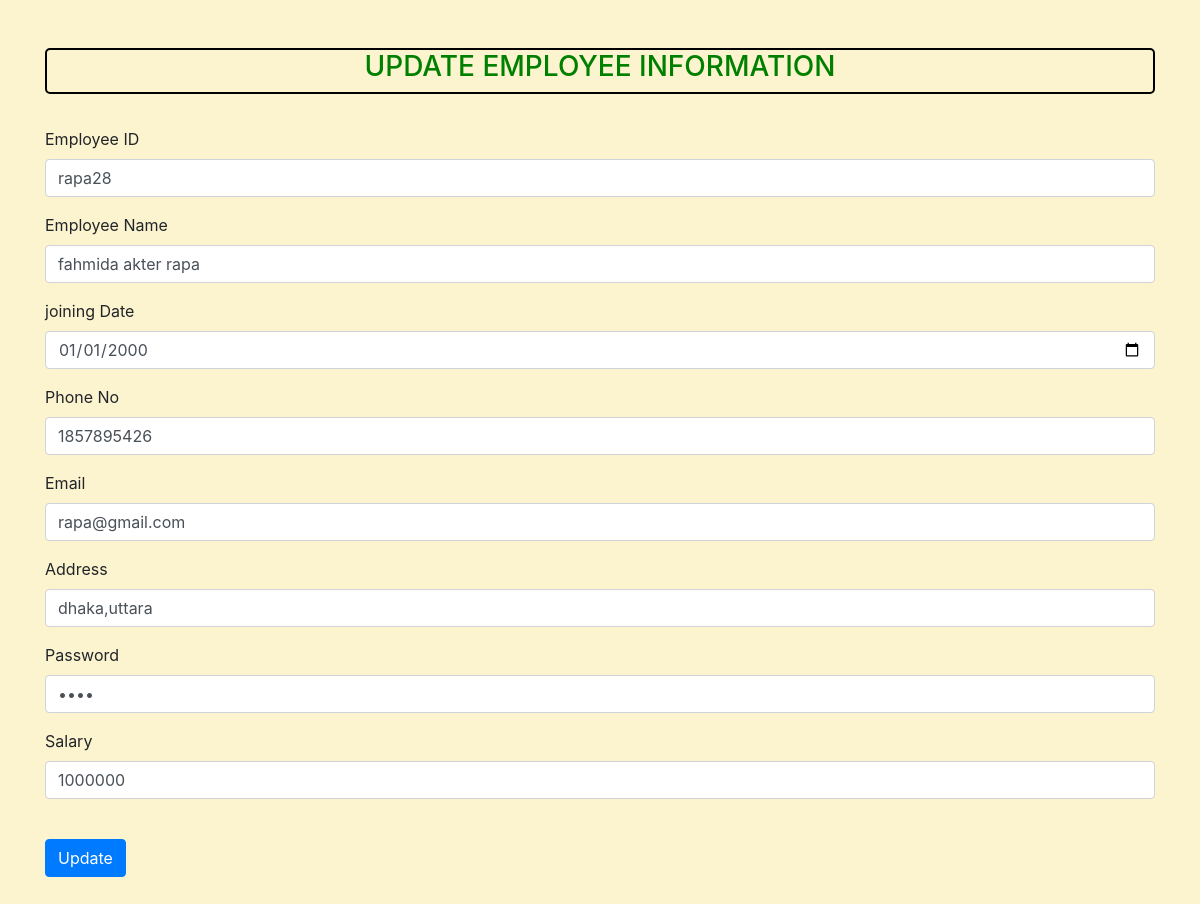
Before: /upemp.php?upid=rapa28 with the older database file.
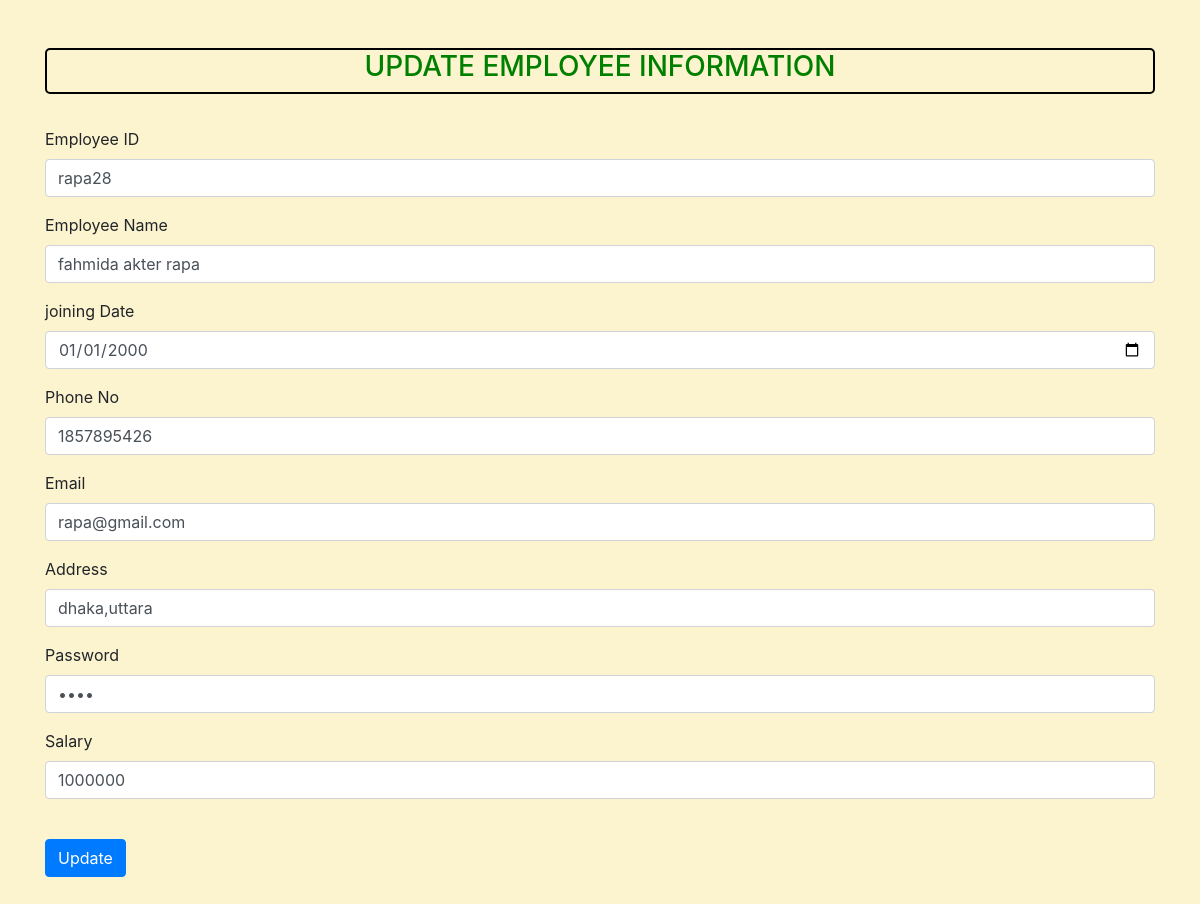
After: the same page with the newer database file.
### tables this page shows
CREATE TABLE `employee_info` (
  `Emp_id` varchar(30) NOT NULL,
  `Emp_name` varchar(30) NOT NULL,
  `Join_date` date NOT NULL,
  `NID` varchar(20) NOT NULL,
  `Phone_no` int(11) NOT NULL,
  `Email` varchar(100) NOT NULL,
  `Address` varchar(200) NOT NULL,
  `Password` varchar(30) NOT NULL,
  `Salary` varchar(30) NOT NULL
);

### upemp.php (the view, shortened to what this page needs)
<?php
include 'connectempcre.php';
$id = $_GET['upid'];
$sql = "Select * from `employee_info` where `Emp_id`='$id'";
$result = mysqli_query($con, $sql);
$row = mysqli_fetch_assoc($result);
$id = $row['Emp_id'];
$EName = $row['Emp_name'];
$JDate = $row['Join_date'];
$phone = $row['Phone_no'];
$email = $row['Email'];
$add = $row['Address'];
$pass = $row['Password'];
$Sala = $row['Salary'];
?>
<!doctype html>
<html lang="en">
<head>
  <link rel="stylesheet" href="https://cdn.jsdelivr.net/npm/bootstrap@4.4.1/dist/css/bootstrap.min.css">
</head>
<body style="background: #FCF3CF;">
  <div class="container my-5">
    <div class="t1" style=" text-align : center;border: 2px solid black; border-radius: 5px;margin-bottom: 3%;color: green">
      <h3>UPDATE EMPLOYEE INFORMATION</h3>
    </div>
    <form method="post">
      <div class="form-group">
        <label>Employee ID</label>
        <input type="text" class="form-control" placeholder="Enter  Emp ID" name="eid" autocomplete="off" value=<?php echo $id;
                                                                                                                ?>>
      </div>
      <div class="form-group">
        <label>Employee Name</label>
        <input type="text" class="form-control" placeholder="Enter  Employee Name" name="name" autocomplete="off" value="<?php echo $EName;
                                                                                                                          ?>">
      </div>
      <div class="form-group">
        <label>joining Date</label>
        <input type="Date" class="form-control" placeholder="Enter  joining Date" name="jdate" autocomplete="off" value=<?php echo $JDate;
                                                                                                                        ?>>
      </div>
      <div class="form-group">
        <label>Phone No</label>
        <input type="tel" class="form-control" placeholder="Enter  Phone Number" name="phn" autocomplete="off" value=<?php echo $phone;
                                                                                                                      ?>>
      </div>
      <div class="form-group">
        <label>Email</label>
        <input type="email" class="form-control" placeholder="Enter  Email Address" name="mail" autocomplete="off" value=<?php echo $email;
                                                                                                                          ?>>
      </div>
      <div class="form-group">
        <label>Address</label>
        <input type="text" class="form-control" placeholder="Enter  Address" name="add" autocomplete="off" value="<?php echo $add;
                                                                                                                  ?>">
      </div>
      <div class="form-group">
        <label>Password</label>
        <input type="password" class="form-control" placeholder="Enter  Password" name="pass" autocomplete="off" value=<?php echo $pass;
                                                                                                                        ?>>
      </div>
      <div class="form-group">
        <label>Salary</label>
        <input type="text" class="form-control" placeholder="Enter  Phone-number" name="salary" autocomplete="off" value=<?php echo $Sala;
                                                                                                                          ?>>
      </div>
      <br>
      <button type="submit" class="btn
      btn-primary" name="submit">Update</button>
    </form>
  </div>
</body>
</html>

Changed rows visible on the page:
changed employee_info "rapa28": salary "1000000" → (not shown)
Other visible differences:
form field salary: (not shown) → "1000000"
